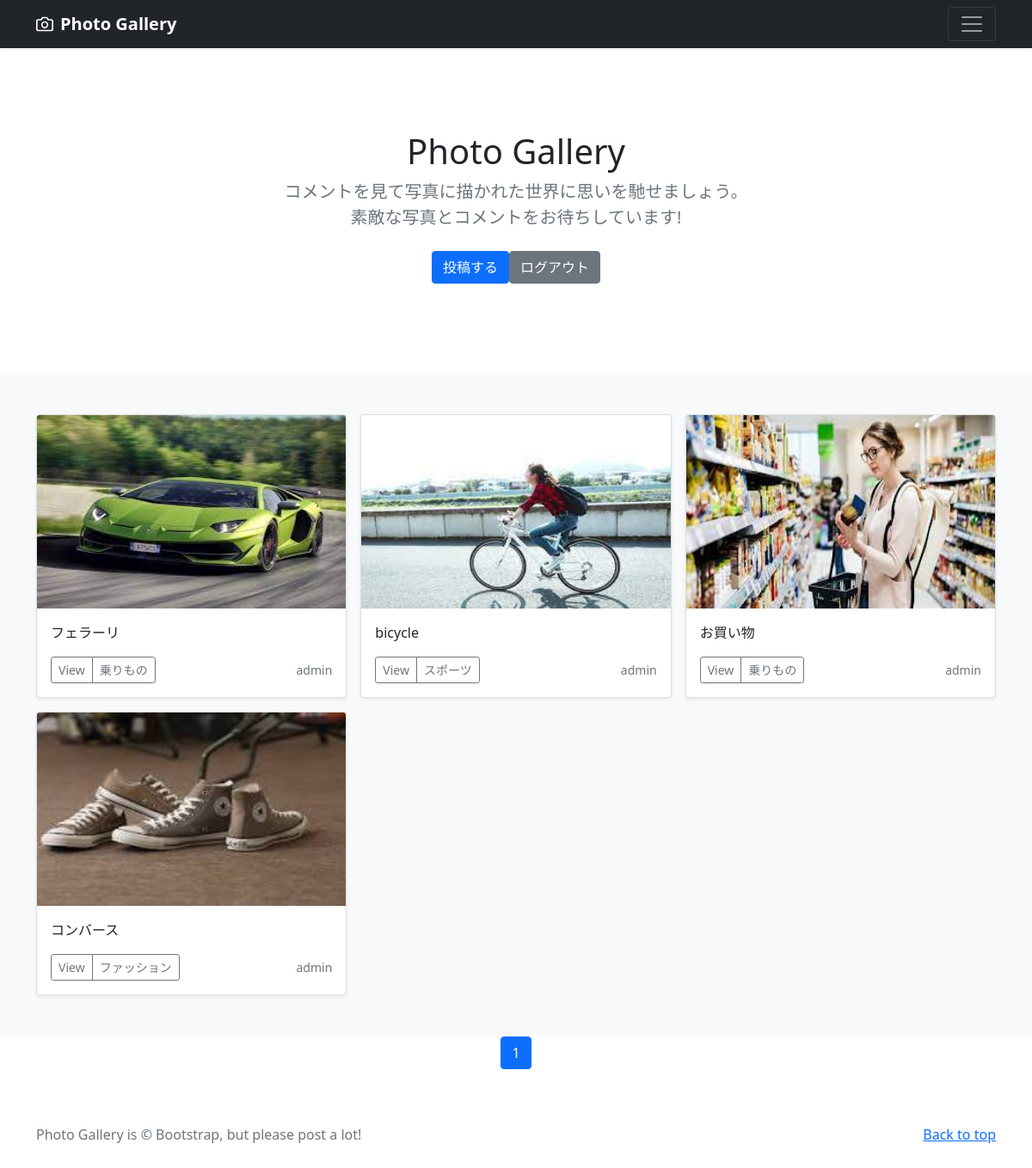
The app's page / (signed in) with its own data.
### photo/models.py (models this page shows, shortened)
class PhotoPost(models.Model):
    user = models.ForeignKey(
        CustomUser,
        verbose_name='ユーザー',
        on_delete=models.CASCADE
        )
    category = models.ForeignKey(
        Category,
        verbose_name='カテゴリ',
        on_delete=models.PROTECT
        )
    title = models.CharField(
        verbose_name='タイトル',  # フィールドのタイトル
        max_length=200        # 最大文字酢は200
        )
    comment = models.TextField(
        verbose_name='コメント'  # フィールドのタイトル
        )
    image1 = models.ImageField(
        verbose_name='イメージ1', # フィールドのタイトル
        upload_to = 'photos'    # MEDIA_ROOT以下のphotosにファイルを保存
        )
    image2 = models.ImageField(
        verbose_name='イメージ2', # フィールドのタイトル
        upload_to = 'photos',  # MEDIA_ROOT以下のphotosにファイルを保存
        blank=True,            # フィールド値の設定は必須でない
        null = True            # データベースにnullが保存されることを許容
        )
    posted_at = models.DateTimeField(
        verbose_name='投稿日時', # フィールドのタイトル
        auto_now_add=True      # 日時の自動追加
        )

class Category(models.Model):
    title = models.CharField(
        verbose_name = 'カテゴリ', # フィールドのタイトル
        max_length=20)

### accounts/models.py (models this page shows)
class CustomUser(AbstractUser):
    pass

### photo/views.py (the view)
# urls.py: path('', views.IndexView.as_view(), name='index'),
class IndexView(ListView):
    template_name = 'index.html'
    queryset = PhotoPost.objects.order_by('-posted_at')
    paginate_by = 9

### photo/templates/index.html (shortened to what this page needs)
{% extends 'base.html' %}
      {% block contents %}
      {% include "photos_title.html" %}
      {% include "photos_list.html" %}
      {% include "pagination.html" %}
      {% endblock %}

### photo/templates/photos_list.html (shortened to what this page needs)
  <div class="album py-5 bg-light">
    <div class="container">
      <div class="row row-cols-1 row-cols-sm-2 row-cols-md-3 g-3">
        {% for record in object_list %}
        <div class="col">
          <div class="card shadow-sm">
            <img src="{{ record.image1.url}}"
                 class="bd-placeholder-img card-img-top"
                 width="100%" height="225"
                 xmlns="http://www.w3.org/2000/svg"
                 role="img" aria-label="Placeholder: Thumbnail"
                 preserveAspectRatio="xMidYMid slice"
                 focusable="false">
                 <rect width="100%" height="100%" fill="#55595c"/>
            <div class="card-body">
              <p class="card-text">
                {{record.title}}
              </p>
              <div class="d-flex justify-content-between align-items-center">
                <div class="btn-group">
                  <button type="button"
                          class="btn btn-sm btn-outline-secondary"
                          onclick="location.href='{% url 'photo:photo_detail' record.pk %}'">
                          View</button>
                  <button type="button"
                          class="btn btn-sm btn-outline-secondary"
                          onclick="location.href='{% url 'photo:photos_cat' category=record.category.id %}'">
                          {{record.category.title}}</button>
                </div>
                <small class="text-muted">
                  {{record.user.username}}</small>
                </div>
              </div>
            </div>
        </div>
        {% endfor %}
      </div>
    </div>
  </div>

### photo/templates/base.html (style rules this page uses)
.bd-placeholder-img { font-size: 1.125rem; text-anchor: middle; -webkit-user-select: none; -moz-user-select: none; user-select: none; }

### records on screen
PhotoPost: image1 (picture), title "フェラーリ", category "乗りもの", user.username "admin"
PhotoPost: image1 (picture), title "bicycle", category "スポーツ", user.username "admin"
PhotoPost: image1 (picture), title "お買い物", category "乗りもの", user.username "admin"
PhotoPost: image1 (picture), title "コンバース", category "ファッション", user.username "admin"

### other values on screen
{{ num }} "1"
